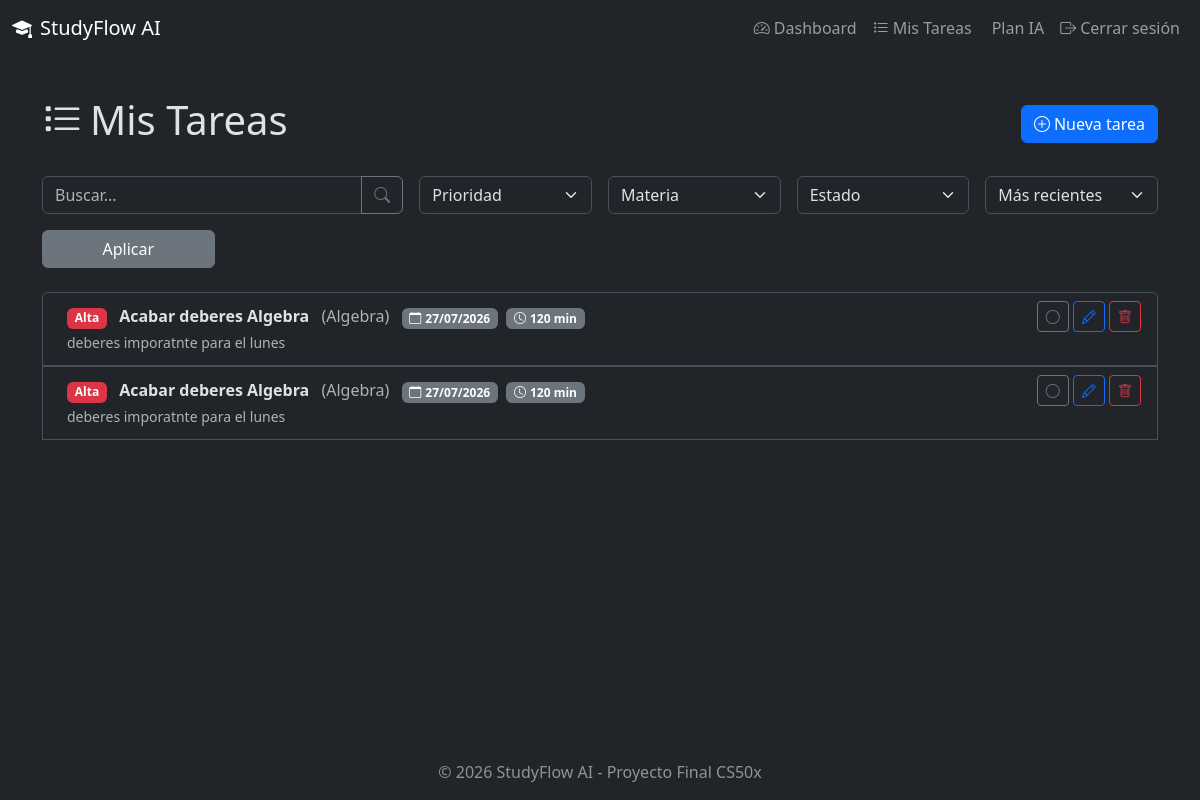
Screenshot of /tasks/ (signed in) with the database file from the repository.
### models.py (models this page shows, shortened)
class Task(db.Model):
    __tablename__ = 'tasks'
    id = db.Column(db.Integer, primary_key=True)
    title = db.Column(db.String(200), nullable=False)
    description = db.Column(db.Text, nullable=True)
    subject = db.Column(db.String(100), nullable=False)
    priority = db.Column(db.String(20), nullable=False, default='medium')  # low, medium, high
    due_date = db.Column(db.Date, nullable=True)
    estimated_time = db.Column(db.Integer, nullable=True)  # en minutos
    completed = db.Column(db.Boolean, default=False)
    created_at = db.Column(db.DateTime, default=datetime.utcnow)
    user_id = db.Column(db.Integer, db.ForeignKey('users.id'), nullable=False)
    def is_overdue(self):
        if not self.due_date or self.completed:
            return False
        return datetime.utcnow().date() > self.due_date
    def get_priority_label(self):
        labels = {
            'low': 'Baja',
            'medium': 'Media',
            'high': 'Alta'
        }
        return labels.get(self.priority, 'Media')

### routes/tasks.py (the view, shortened to what this page needs)
@tasks_bp.route('/')
@login_required
def list_tasks():
    search = request.args.get('search', '')
    priority = request.args.get('priority', '')
    subject = request.args.get('subject', '')
    status = request.args.get('status', '')  # 'completed' o 'pending'
    sort = request.args.get('sort', 'recent')  # recent, old, urgent, priority
    query = Task.query.filter_by(user_id=current_user.id)
    if priority:
        query = query.filter_by(priority=priority)
    if subject:
        query = query.filter_by(subject=subject)
    if status == 'completed':
        query = query.filter_by(completed=True)
    elif status == 'pending':
        query = query.filter_by(completed=False)
    if sort == 'recent':
        query = query.order_by(Task.created_at.desc())
    elif sort == 'old':
        query = query.order_by(Task.created_at.asc())
    elif sort == 'urgent':
        query = query.order_by(Task.due_date.asc().nullslast())
    tasks = query.all()
    subjects = db.session.query(Task.subject).filter_by(user_id=current_user.id).distinct().all()
    subjects = [s[0] for s in subjects]
    return render_template('tasks.html', tasks=tasks, subjects=subjects,
                          search=search, priority=priority, subject=subject,
                          status=status, sort=sort)

### app.py (called while the page is built)
def create_app():
    app = Flask(__name__)
    app.config.from_object(Config)
    db.init_app(app)
    login_manager.init_app(app)
    csrf.init_app(app)
    app.register_blueprint(auth_bp, url_prefix='/auth')
    app.register_blueprint(tasks_bp, url_prefix='/tasks')
    app.register_blueprint(dashboard_bp, url_prefix='/dashboard')
    app.register_blueprint(ai_bp, url_prefix='/ai')
    @login_manager.user_loader
    def load_user(user_id):
        return User.query.get(int(user_id))
    @app.errorhandler(404)
    def not_found(error):
        return render_template('404.html'), 404
    @app.errorhandler(500)
    def internal_error(error):
        db.session.rollback()
        return render_template('500.html'), 500
    @app.route('/')
    def index():
        return render_template('index.html')
    return app

### templates/tasks.html (shortened to what this page needs)
{% extends "base.html" %}
{% block content %}
<div class="d-flex justify-content-between align-items-center mb-4">
  <h1><i class="bi bi-list-task me-2"></i>Mis Tareas</h1>
  <a href="{{ url_for('tasks.create_task') }}" class="btn btn-primary"
    ><i class="bi bi-plus-circle me-1"></i>Nueva tarea</a
  >
</div>
<form method="GET" class="row g-3 mb-4">
  <div class="col-md-4">
    <div class="input-group">
      <input
        type="text"
        class="form-control"
        name="search"
        placeholder="Buscar..."
        value="{{ search }}"
      />
      <button class="btn btn-outline-secondary" type="submit">
        <i class="bi bi-search"></i>
      </button>
    </div>
  </div>
  <div class="col-md-2">
    <select name="priority" class="form-select">
      <option value="">Prioridad</option>
    </select>
  </div>
  <div class="col-md-2">
    <select name="subject" class="form-select">
      <option value="">Materia</option>
    </select>
  </div>
  <div class="col-md-2">
    <select name="status" class="form-select">
      <option value="">Estado</option>
    </select>
  </div>
  <div class="col-md-2">
    <select name="sort" class="form-select">
      <option value="recent" {% if sort == "recent" %}selected{% endif %}>
        Más recientes
      </option>
    </select>
  </div>
  <div class="col-md-2">
    <button type="submit" class="btn btn-secondary w-100">Aplicar</button>
  </div>
</form>
{% if tasks %}
<div class="list-group">
  {% for task in tasks %}
  <div class="list-group-item d-flex justify-content-between align-items-start">
    <div class="ms-2 me-auto w-100">
      <div class="d-flex justify-content-between align-items-center">
        <div>
          <span
            class="badge {% if task.priority == 'high' %}bg-danger{% elif task.priority == 'medium' %}bg-warning{% else %}bg-info{% endif %} me-2"
            >{{ task.get_priority_label() }}</span
          >
          <strong>{{ task.title }}</strong>
          <span class="text-muted ms-2">({{ task.subject }})</span>
          {% if task.due_date %}
          <span class="badge bg-secondary ms-2"
            ><i class="bi bi-calendar me-1"></i>{{
            task.due_date.strftime('%d/%m/%Y') }}</span
          >
          {% endif %} {% if task.estimated_time %}
          <span class="badge bg-secondary ms-1"
            ><i class="bi bi-clock me-1"></i>{{ task.estimated_time }} min</span
          >
          {% endif %}
        </div>
        <div>
          <form
            action="{{ url_for('tasks.toggle_task', task_id=task.id) }}"
            method="POST"
            class="d-inline toggle-task-form"
          >
            <button
              type="submit"
              class="btn btn-sm {% if task.completed %}btn-success{% else %}btn-outline-secondary{% endif %}"
            >
              {% if task.completed %}<i class="bi bi-check-circle-fill"></i>{%
              else %}<i class="bi bi-circle"></i>{% endif %}
            </button>
          </form>
          <a
            href="{{ url_for('tasks.edit_task', task_id=task.id) }}"
            class="btn btn-sm btn-outline-primary"
            ><i class="bi bi-pencil"></i
          ></a>
          <button
            class="btn btn-sm btn-outline-danger"
            data-bs-toggle="modal"
            data-bs-target="#deleteModal{{ task.id }}"
          >
            <i class="bi bi-trash"></i>
          </button>
        </div>
      </div>
      {% if task.description %}
      <p class="mb-1 text-muted small">
        {{ task.description[:100] }}
      </p>
      {% endif %}
    </div>
  </div>
  {% endfor %}
</div>
{% else %}
<div class="alert alert-info">No hay tareas que coincidan con los filtros.</div>
{% endif %}
{% endblock %}

### templates/base.html (shortened to what this page needs)
<!doctype html>
<html lang="es" data-bs-theme="dark">
  <head>
    <link
      href="https://cdn.jsdelivr.net/npm/bootstrap@5.3.2/dist/css/bootstrap.min.css"
      rel="stylesheet"
    />
    <link
      rel="stylesheet"
      href="https://cdn.jsdelivr.net/npm/bootstrap-icons@1.11.3/font/bootstrap-icons.min.css"
    />
    <link
      rel="stylesheet"
      href="{{ url_for('static', filename='css/style.css') }}"
    />
  </head>
  <body>
    <nav class="navbar navbar-expand-lg navbar-dark bg-dark sticky-top">
      <div class="container-fluid">
        <a class="navbar-brand" href="{{ url_for('index') }}">
          <i class="bi bi-mortarboard-fill me-2"></i>StudyFlow AI
        </a>
        <div class="collapse navbar-collapse" id="navbarNav">
          <ul class="navbar-nav ms-auto">
            {% if current_user.is_authenticated %}
            <li class="nav-item">
              <a class="nav-link" href="{{ url_for('dashboard.dashboard') }}"
                ><i class="bi bi-speedometer2 me-1"></i>Dashboard</a
              >
            </li>
            <li class="nav-item">
              <a class="nav-link" href="{{ url_for('tasks.list_tasks') }}"
                ><i class="bi bi-list-task me-1"></i>Mis Tareas</a
              >
            </li>
            <li class="nav-item">
              <a class="nav-link" href="{{ url_for('ai.generate_plan') }}"
                >Plan IA</a
              >
            </li>
            <li class="nav-item">
              <a class="nav-link" href="{{ url_for('auth.logout') }}"
                ><i class="bi bi-box-arrow-right me-1"></i>Cerrar sesión</a
              >
            </li>
            {% endif %}
          </ul>
        </div>
      </div>
    </nav>
    <main class="container my-4">{% block content %}{% endblock %}</main>
    <footer class="footer mt-auto py-3 bg-dark text-white-50">
      <div class="container text-center">
        <span>&copy; 2026 StudyFlow AI - Proyecto Final CS50x</span>
      </div>
    </footer>
  </body>
</html>

### static/css/style.css (style rules this page uses)
body { min-height: 100vh; display: flex; flex-direction: column; }
main { flex: 1; }
.footer { margin-top: auto; }
.card, .list-group-item { animation: fadeIn 0.5s ease-out; }
.list-group-item { background-color: var(--bs-dark); border-color: var(--bs-gray-700); }

### rows the page displays
Task: get_priority_label "Alta", title "Acabar deberes Algebra", subject "Algebra", due_date "27/07/2026", estimated_time "120", completed False (drawn), description "deberes imporatnte para el lunes"
Task: get_priority_label "Alta", title "Acabar deberes Algebra", subject "Algebra", due_date "27/07/2026", estimated_time "120", completed False (drawn), description "deberes imporatnte para el lunes"
